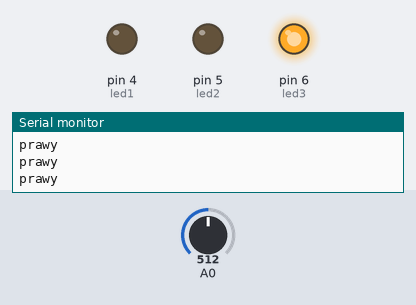
Bench run of a sketch on a simulated Arduino Uno, built with avr-gcc and run on an emulated ATmega328P. Shown: output pins drawn as LEDs (lit = HIGH), the last lines printed to the serial monitor. The inputs (shaded band) are chosen by the test bench; at power-on: A0 = 512.

Above: at 1.2 s.
1.3 s: A0 set to 21
2.8 s: A0 set to 17
At 3.5 s:
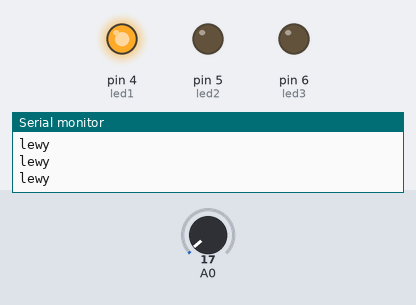
4.5 s: A0 set to 122
At 5.4 s:
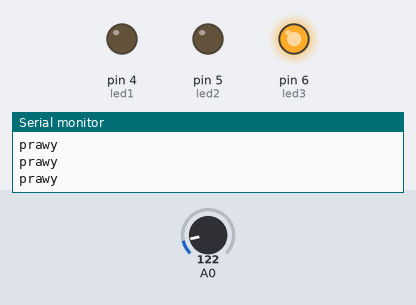
6.1 s: A0 set to 10
At 7.3 s:
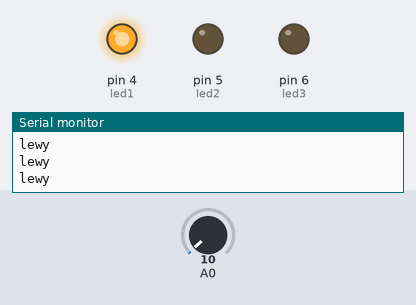
Timing chart, 0 to 8.8 s (numbered marks = the images above; inputs shaded):
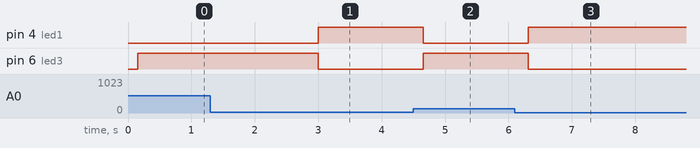

The sketch:

C3_1b.ino
```cpp
int led1= 4;				// przyznanie etykiety dla numeru pinu
int led2= 5;				// przyznanie etykiety dla numeru pinu
int led3= 6;				// przyznanie etykiety dla numeru pinu
int x= 0;				// tworzymy zmienną typu intiger
int key= 0;				// tworzymy zmienną typu intiger
int button= 0;			// tworzymy zmienną typu intiger

void setup()			// początkowa konfiguracja – część przygotowująca
{					// układ do działania
    Serial.begin(9600);		// ustawienie prędkości transmisji
  pinMode(led1,OUTPUT);		// ustawienie pinu jako wyjście
  pinMode(led2,OUTPUT);		// ustawienie pinu jako wyjście
  pinMode(led3,OUTPUT);		// ustawienie pinu jako wyjście
  digitalWrite(led1, LOW);		// ustawienie na pinie stanu niskiego – dioda nie świeci
  digitalWrite(led2, LOW);		// ustawienie na pinie stanu niskiego – dioda nie świeci
  digitalWrite(led3, LOW);		// ustawienie na pinie stanu niskiego – dioda nie świeci
  pinMode(button, INPUT); 		// ustawienie pinu przycisków jako wejścia
  digitalWrite(button, HIGH); 	// włączenie wewnętrznych rezystorów podciągających
}

void loop()				// główna pętla
{
  buton();				// wywołanie funkcji button
  if (key == 1)			// pętla if – wejście gdy spełniony warunek
  {
   set(5,true);			//wywołanie funkcji set
   set(6,false);			//wywołanie funkcji set
  }
  if (key == -1)		// wywołanie instrukcji warunkowej – wejście gdy spełniony warunek
  {
  set(5,false);			//wywołanie funkcji set
  set(6,true);			//wywołanie funkcji set
  }
  if (digitalRead(button) == LOW)	// wywołanie instrukcji warunkowej
  {					// spełniony
  digitalWrite(led1, HIGH);		//zapalenie diody
  digitalWrite(led2, HIGH);		//zapalenie diody
  digitalWrite(led3, HIGH);		//zapalenie diody
  delay(2500);			//odczekanie 2500ms = 2,5s
  digitalWrite(led1, LOW);		//dioda nie świeci
  digitalWrite(led2, LOW);		//dioda nie świeci
  digitalWrite(led3, LOW);		//dioda nie świeci
  }
}

void set(int i, boolean s)			// funkcja set
{
  if(i == 5)					// wywołanie instrukcji warunkowej
    digitalWrite(led1, s ? HIGH : LOW);	//zapalenie lub nie diody - operator wyrażenia warunkowego
  if(i == 6)					// wywołanie instrukcji warunkowej
    digitalWrite(led3, s ? HIGH : LOW);	//zapalenie lub nie diody - operator wyrażenia warunkowego
}

void buton()
{
  int b=analogRead(0);			// przypisanie b – wartości odczytanej z wej. analogowego
  delay(150);				// odzczekanie 150ms = 0,15s
  if (b<20)					// wywołanie instrukcji warunkowej
  {
  Serial.println("lewy");			// wyświetlenie tekstu na komputerze
  key = 1;
  }
  else					// gdy powyższy warunek nie spełniony wykonaj
  if (b > 20 && b < 550)			// wywołanie instrukcji warunkowej
  {
  Serial.println("prawy");			// wyświetlenie tekstu na komputerze
  key = -1;
    }
}
```

Measured:
- the behaviour switches between 20 and 19 on A0 (found by bisection; images 0 and 1)
- after the input at 2.8 s, pin 4 (led1): LOW → HIGH after 0.20 s; pin 6 (led3): HIGH → LOW after 0.20 s
- after the input at 4.5 s, pin 4 (led1): HIGH → LOW after 0.16 s; pin 6 (led3): LOW → HIGH after 0.16 s
- after the input at 6.1 s, pin 4 (led1): LOW → HIGH after 0.21 s; pin 6 (led3): HIGH → LOW after 0.21 s
